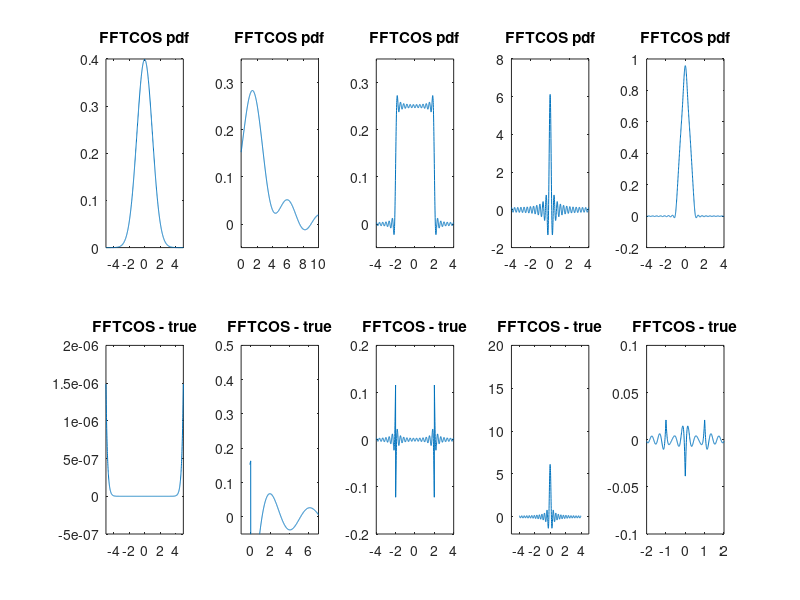

Reproduce this figure in MATLAB.
function gibbs_fftcos
% a presentation of the GIBBS phonomenon in FFT-COS transforms
% see also excellent animation
% http://en.wikipedia.org/wiki/Gibbs_phenomenon
% peter.gruber@lu.unisi.ch
% 2008-09-10

%% SETUP
Npoints = 1000;
x = linspace(-5,5,Npoints);
N = 50;                         % default value 25, try 100,500,5000

%% First we show a nice example, the standard normal distribution
sigma=1;
mu=0;
cf=@(t)exp(i*t*mu-0.5*t.^2*sigma^2);
true=normpdf(x,mu,sigma);
figure
MakePdfPlot2(cf,-5,5,x,true,N,1);

%% Next for the chisquared
a=-1;
b=100;
n=2;
cf=@(t)1 ./ (1-2*i*t).^(n/2);
x = linspace(-0.1,10,Npoints);
true = chi2pdf(x,n);
MakePdfPlot2(cf,a,b,x,true,N,2);
axis([-1 7 -0.05 0.5])

%% Now for uniform
a_uni=-2;
b_uni=2;
delta=zeros(1,N);delta(1)=1E-12;
cf=@(t) ( exp(i*(t+delta)*b_uni)-exp(i*(t+delta)*a_uni) ) ./ (i*(t+delta)*(b_uni-a_uni) );
x = linspace(-4,4,Npoints);
true=0.25*(abs(x)<2);
MakePdfPlot2(cf,-4,4,x,true,N,3);

%% POINT 
a_p=0;
cf=@(t)exp(i*t*a_p);
x = linspace(-4,4,Npoints);
true = zeros(Npoints,1);
%true(floor(length(x)/2))=60;
MakePdfPlot2(cf,-4,4,x,true,N,4);
axis([-5 5 -2 20])

%% Triangular [-1, 1]
delta=zeros(1,N);delta(1)=1E-12;
cf=@(t)( sin(t/2+delta)./(t/2+delta) ).^2;
x = linspace(-4,4,Npoints);
true = (1-abs(x)).*(abs(x)<1);
MakePdfPlot2(cf,-5,5,x,true,N,5);
axis([-2 2 -0.1 0.1])


end % of presentation function

%% ========== PRIVATE FUNCTIONS ==========
function MakePdfPlot2(cf,a,b,x,true,N,plotpos)
bma = b-a;
k = 0:N-1;
Fk = 2/bma * real( cf(k*pi/bma).*exp(-i*k*a*pi/bma)   );
Fk(1)=0.5*Fk(1);
for l=1:length(x)
    pdf(l)=sum(Fk.*cos (k*pi*(x(l)-a)/bma) );
end

subplot(2,5,plotpos)
plot(x,pdf);
title('FFTCOS pdf')
a=axis;
axis([min(x) max(x) a(3:4)])
subplot(2,5,plotpos+5)
plot(x,pdf(:)-true(:))
title('FFTCOS - true')
a=axis;
axis([min(x) max(x) a(3:4)])
end